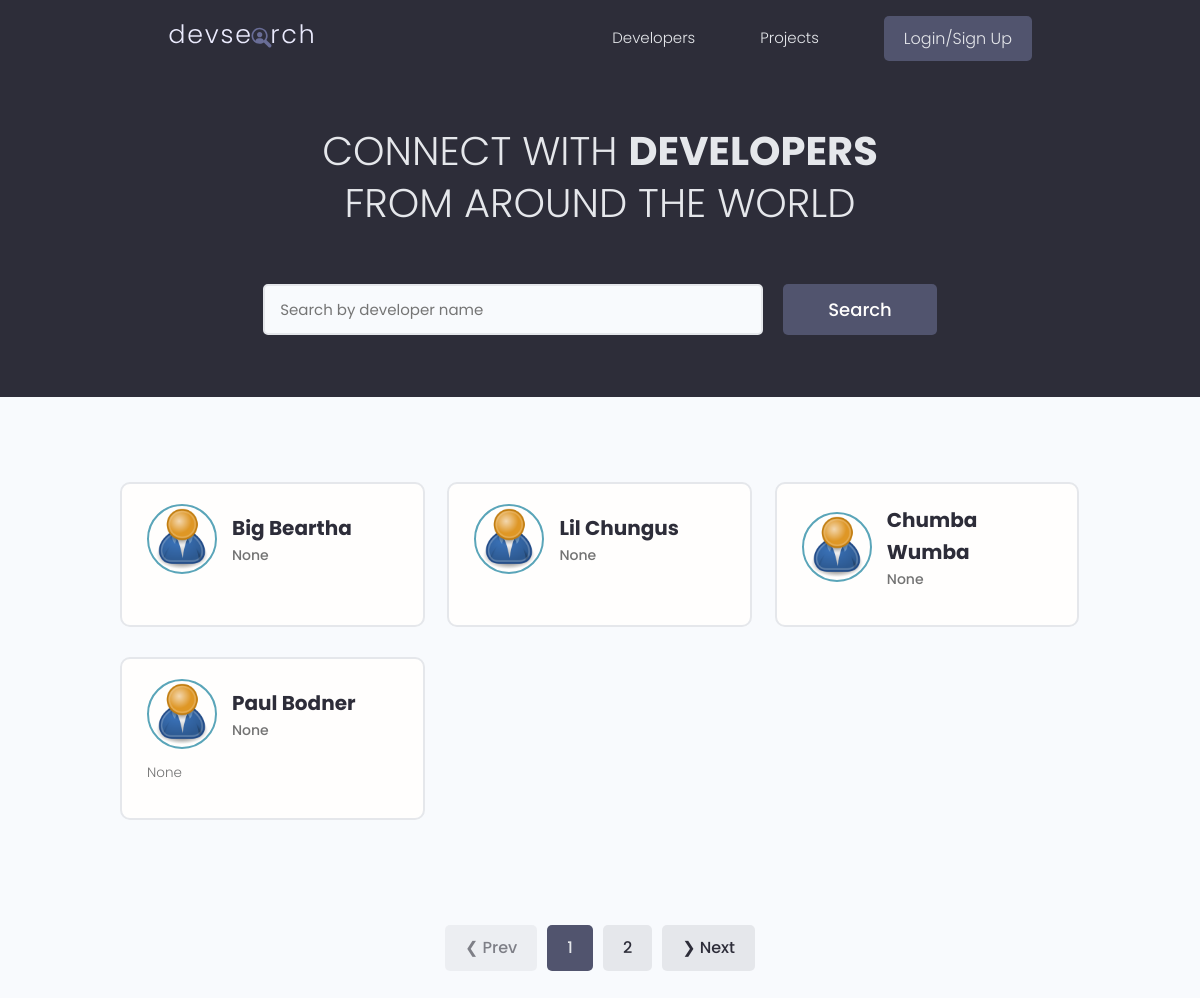
Before: / with the older database file.
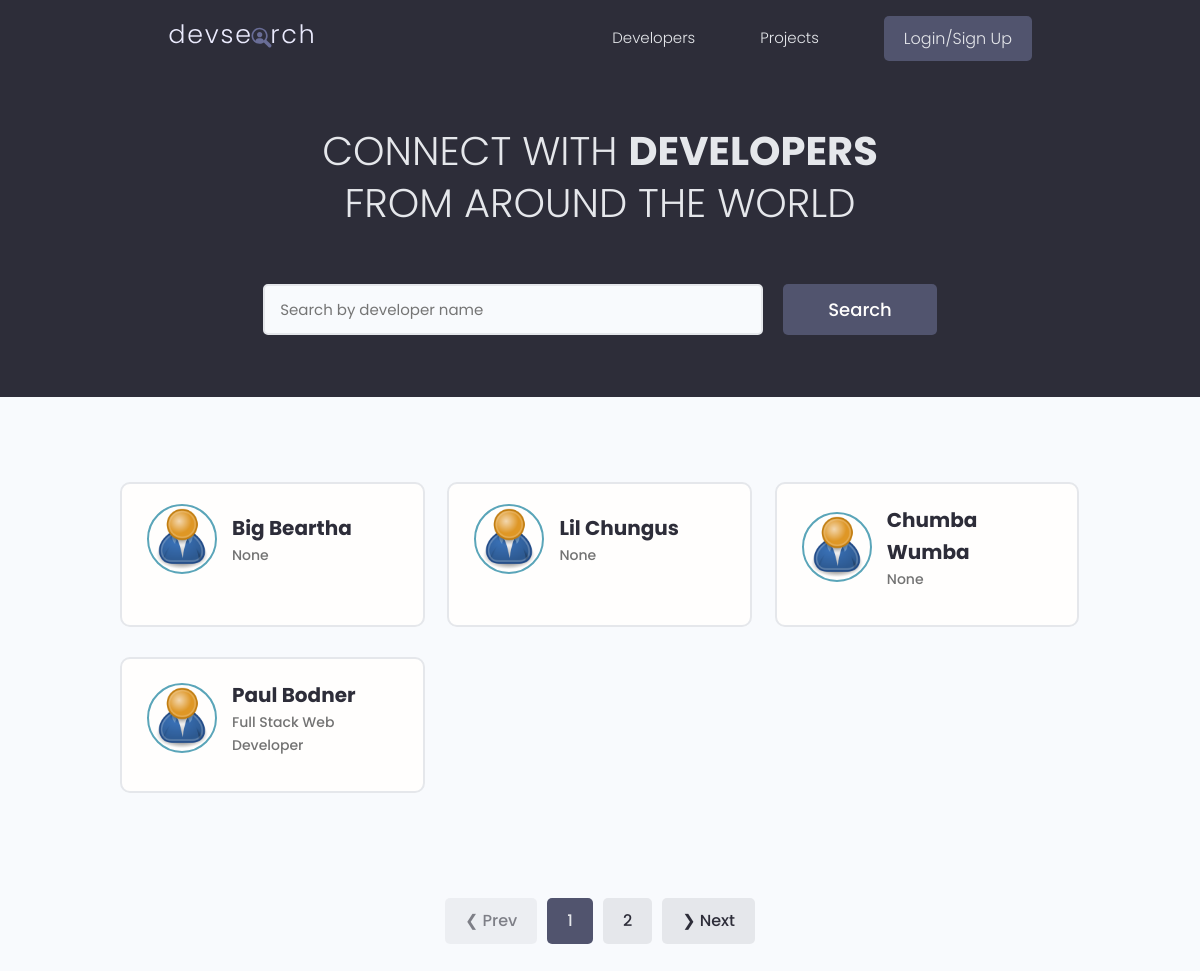
After: the same page with the newer database file.
### users/models.py (models this page shows, shortened)
class Profile(models.Model):
  user = models.OneToOneField(User, on_delete=models.CASCADE, null=True, blank=True,)
  name = models.CharField(max_length = 200, blank = True, null = True)
  email = models.EmailField(max_length=500, blank=True, null=True)
  username = models.CharField(max_length = 200, blank = True, null = True)
  username = models.CharField(max_length = 200, blank = True, null = True)
  short_intro = models.CharField(max_length = 200, blank = True, null = True)
  location = models.CharField(max_length = 200, blank = True, null = True)
  bio = models.TextField(max_length=500, blank=True, null=True)
  profile_image = models.ImageField(null = True, blank=True, upload_to='profiles/', default='profiles/user-default.png' )
  social_github= models.CharField(max_length = 200, blank = True, null = True)
  social_linkedIn= models.CharField(max_length = 200, blank = True, null = True)
  social_twitter= models.CharField(max_length = 200, blank = True, null = True)
  social_youtube= models.CharField(max_length = 200, blank = True, null = True)
  social_website= models.CharField(max_length = 200, blank = True, null = True)
  created = models.DateTimeField(auto_now_add=True)
  id = models.UUIDField(default=uuid.uuid4, unique=True, primary_key=True, editable=False)

### users/views.py (the view)
# urls.py: path('', views.profiles, name='profiles'),
def profiles(request):
  profiles, search_query = searchProfiles(request)
  page = 1
  if request.GET.get('page'):
    page = request.GET.get('page')
  paginator = Paginator(profiles, 4)
  profiles = paginator.page(page)
  context = {
    'profiles': profiles,
    'paginator': paginator,
    'page': page,
    'search_query': search_query
  }
  return render(request, 'users/profiles.html', context)

### users/utils.py (called while the page is built)
def searchProfiles(request):
  search_query = ''
  if request.GET.get('search_query'):
    search_query = request.GET.get('search_query')
  skills = Skill.objects.filter(name__iexact=search_query)
  profiles = Profile.objects.distinct().filter(
    Q(name__icontains=search_query) |
    Q(short_intro__icontains=search_query) |
    Q(skill__in=skills)
    )
  return profiles, search_query

### users/templates/users/profiles.html (shortened to what this page needs)
{% extends 'main.html' %}
{% block content %}
<main class="home">
  <section class="hero-section text-center">
    <div class="container container--narrow">
      <div class="hero-section__box">
        <h2>CONNECT WITH <span>DEVELOPERS</span></h2>
        <h2>FROM AROUND THE WORLD</h2>
      </div>
      <div class="hero-section__search">
        <form id="searchForm" class="form" action="{% url 'profiles' %}" method="get">
          <div class="form__field">
            <input class="input input--text" id="formInput#search" type="text" name="search_query"
              value="{{ seach_query }}" placeholder="Search by developer name" />
          </div>
          <input class="btn btn--sub btn--lg" type="submit" value="Search" />
        </form>
      </div>
    </div>
  </section>
  <section class="devlist">
    <div class="container">
      <div class="grid grid--three">
        {% for profile in profiles %}
        <div class="column card">
          <div class="dev">
            <a href="{% url 'user-profile' profile.id %}" class="card__body">
              <div class="dev__profile">
                <img class="avatar avatar--md" src="{{ profile.profile_image.url }}" alt="image" />
                <div class="dev__meta">
                  <h3>{{ profile.name }}</h3>
                  <h5>{{ profile.short_intro|slice:"60" }}</h5>
                </div>
              </div>
              <p class="dev__info">
                {{ profile.bio|slice:"150" }}
              </p>
            </a>
          </div>
        </div>
        {% endfor %}
      </div>
    </div>
  </section>
  <div class="pagination">
    <ul class="container">
      {% if profiles.has_previous %}
      <li><a href="?page={{ profiles.previous_page_number }}" class="btn pageLink" data-page="{{ profiles.previous_page_number }}">&#10094; Prev</a></li>
      {% else %}
      <li><a href="#" class="btn btn--disabled">&#10094; Prev</a></li>
      {% endif %}
      {% for num in paginator.page_range %}
        {% if num == profiles.number %}
          <li><a href="#" class="btn btn--sub pageLink" data-page="{{ num }}">{{ num }}</a></li>
        {% else %}
          <li><a href="?page={{ num }}" class="btn pageLink" data-page="{{ num }}">{{ num }}</a></li>
        {% endif %}
      {% endfor %}
      {% if profiles.has_next %}
      <li><a href="?page={{ profiles.next_page_number }}" class="btn pageLink" data-page="{{ profiles.next_page_number }}">&#10095; Next</a></li>
      {% else %}
      <li><a href="#" class="btn btn--disabled">&#10095; Next</a></li>
      {% endif %}
    </ul>
  </div>
</main>
{% endblock content %}

Changed rows visible on the page:
changed Profile "Paul Bodner": short_intro "None" → "Full Stack Web Developer"; bio "None" → (not shown)
